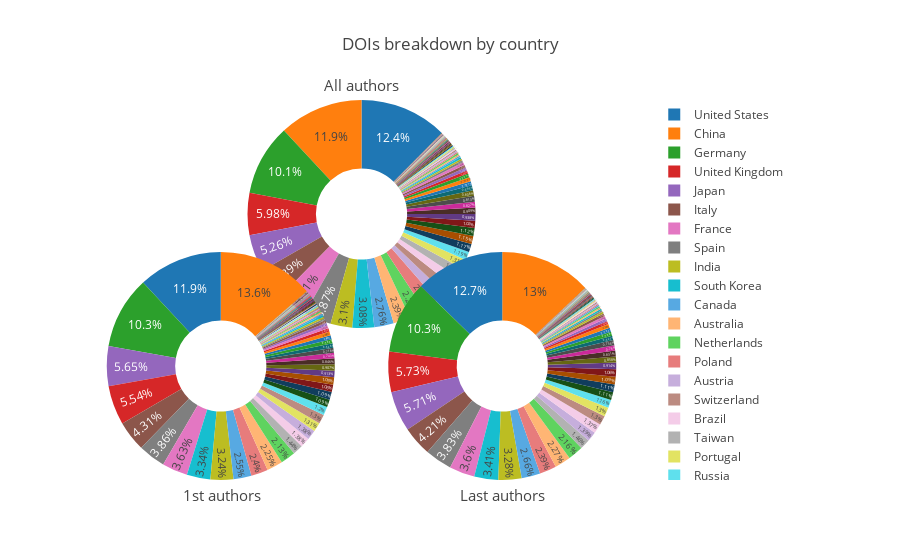

Source (notebook cell):
### Code cell
macro_dois = macro.groupby(['org_country'])['paper_doi'].nunique().reset_index()
macro_dois_first = macro_first.groupby(['org_country'])['paper_doi'].nunique().reset_index()
macro_dois_last = macro_last.groupby(['org_country'])['paper_doi'].nunique().reset_index()

pie1 = go.Pie(values=macro_dois['paper_doi'],
              labels=macro_dois['org_country'],
              textposition='inside',
              domain=dict(x=[0, 1], y=[.4, 1]),
              name='DOIs',
              hoverinfo='label+value+name',
              hole=.4)

pie2 = go.Pie(values=macro_dois_first['paper_doi'],
              labels=macro_dois_first['org_country'],
              textposition='inside',
              domain=dict(x=[0, .5], y=[0, .6]),
              name='DOIs',
              hoverinfo='label+value+name',
              hole=.4)

pie3 = go.Pie(values=macro_dois_last['paper_doi'],
              labels=macro_dois_last['org_country'],
              textposition='inside',
              domain=dict(x=[.5, 1], y=[0, .6]),
              name='DOIs',
              hoverinfo='label+value+name',
              hole=.4)

layout = go.Layout(title='DOIs breakdown by country',
                   annotations=[dict(font=dict(size=15),
                                    showarrow=False,
                                    text='All authors',
                                    x=.5, y=1.07),
                                dict(font=dict(size=15),
                                    showarrow=False,
                                    text='1st authors',
                                    x=.18, y=-0.07),
                                dict(font=dict(size=15),
                                    showarrow=False,
                                    text='Last authors',
                                    x=.83, y=-0.07)])


fig = go.Figure(data=[pie1,pie2,pie3], layout=layout)
plotly.offline.iplot(fig)

### Figure 1 — Plotly figure (JSON) as saved in the notebook; plotly's stock layout.template omitted (floating-point values rounded to 4 significant figures; data arrays with more than 128 entries replaced by an {"elided": "..."} marker saying what was removed)
{"data": [{"domain": {"x": [0, 1], "y": [0.4, 1]}, "hole": 0.4, "hoverinfo": "label+value+name", "labels": {"elided": "160 str values"}, "name": "DOIs", "textposition": "inside", "type": "pie", "uid": "79b67b8a-c250-4c17-8794-33d4dc7a0e3e", "values": {"elided": "160 int values"}}, {"domain": {"x": [0, 0.5], "y": [0, 0.6]}, "hole": 0.4, "hoverinfo": "label+value+name", "labels": {"elided": "152 str values"}, "name": "DOIs", "textposition": "inside", "type": "pie", "uid": "816974de-3367-43bf-a79b-8b209f2fffd9", "values": {"elided": "152 int values"}}, {"domain": {"x": [0.5, 1], "y": [0, 0.6]}, "hole": 0.4, "hoverinfo": "label+value+name", "labels": {"elided": "147 str values"}, "name": "DOIs", "textposition": "inside", "type": "pie", "uid": "89b06527-7257-4c5b-b404-2ede59951732", "values": {"elided": "147 int values"}}], "layout": {"annotations": [{"font": {"size": 15}, "showarrow": false, "text": "All authors", "x": 0.5, "y": 1.07}, {"font": {"size": 15}, "showarrow": false, "text": "1st authors", "x": 0.18, "y": -0.07}, {"font": {"size": 15}, "showarrow": false, "text": "Last authors", "x": 0.83, "y": -0.07}], "title": "DOIs breakdown by country"}}
